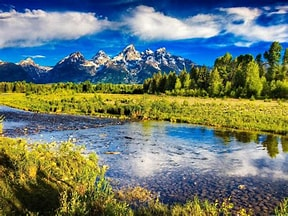
#> input picture Day_1 TASK/image.jpeg, 288 x 216 px
$ jupyter execute blurring.ipynb
#> lines starting #> are read from the running program, lines starting #| are printed output that depends on the picture
# blurring an image

[cell 1]
import cv2

image = cv2.imread('image.jpeg')
#> image is the input picture: shape (216, 288, 3); mean B, G, R 112.7, 122.4, 107.1

if image is not None:

    kernel_size = (5, 5)
    blurred_image = cv2.GaussianBlur(image, kernel_size, 0)
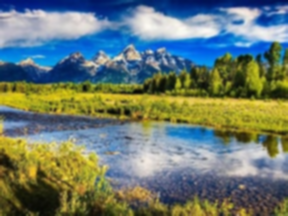
#> blurred_image: shape (216, 288, 3); mean B, G, R 112.7, 122.4, 107.1

    cv2.imshow('Original Image', image)
    cv2.imshow('Blurred Image', blurred_image)
    cv2.waitKey(0)
    cv2.destroyAllWindows()
else:
    print("Image not loaded successfully.")
